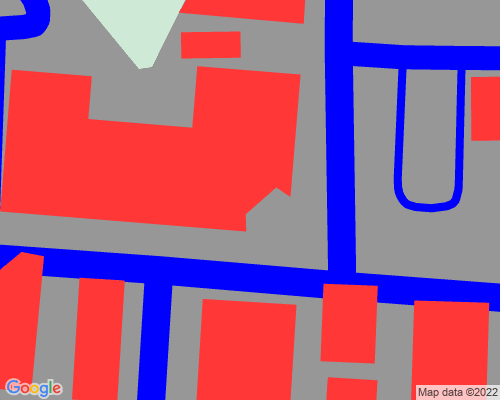
#> input picture sample3.png, 500 x 400 px, found by its file name
$ jupyter execute --allow-errors CameraPlacementRT_V1.ipynb
#> lines starting #> are read from the running program, lines starting #| are printed output that depends on the picture; after the words box and inside, x2 and y2 are one past the last pixel; in counts of white or black regions, pixels touching at a corner belong together
[cell 1]
# importing the module
import cv2
import math
from win32api import GetSystemMetrics
import time
import numpy as np
import os

[cell 2]
# Image path
imagePath = 'Images'
imageName = "sample3.PNG"
imagePath = os.path.join(imagePath,imageName)
resizedImageName = imageName + "_resized"
#road detection works better with images where the scale is smaller per unit pixel
#(screen distance = lesser real world distance)
#It also works better with a different style of image
img = cv2.imread(imagePath)
#> img is the input picture: shape (400, 500, 3); mean B, G, R 133.2, 94.1, 167.6

[cell 3]
class Point:
    def __init__(self, x, y):
        self.x = x
        self.y = y

[cell 4]
# @njit
# [11 lines left out: function selectFarthestPoint, not called in this run]

[cell 5]
# @njit
# [4 lines left out: function rangeCheck, not called in this run]

[cell 6]
# @njit
# [24 lines left out: function cornerCheck, not called in this run]

[cell 7]
# @njit
# [14 lines left out: function getResizedForDisplayImg, not called in this run]

[cell 8]
# @njit
def getMountingPoints(img):

    imageCopy = img.copy()

    # Upper and lower color limit customized for snazzy maps
    low_red = (55, 55, 255)

    # create masks
    red_mask = cv2.inRange(imageCopy, low_red, low_red)

    # combine masks
    kernel = np.ones((3,3), dtype=np.uint8)
    combined_mask = cv2.morphologyEx(red_mask, cv2.MORPH_DILATE,kernel)

    # convert to grayscale
    # operatedImage = cv2.cvtColor(combined_mask, cv2.COLOR_BGR2GRAY)

    # operatedImage = cv2.fastNlMeansDenoisingColored(operatedImage,None,10,10,7,21) #uncomment if you feel image is noisy (not needed)
    # setting to 32-bit floating point
    operatedImage = np.float32(combined_mask)

    # apply the cv2.cornerHarris method
    # to detect the corners with appropriate values as input parameters
    dest = cv2.cornerHarris(operatedImage, 2, 3, 0.04)

    # Results are marked through the dilated corners
    dest = cv2.dilate(dest, None)

    # draw on the output image
    imageCopy[dest > 0.01 * dest.max()]=[255, 255, 255]

    return imageCopy

#> (a cell that did not finish here is left out)

[cell 10]
# @njit
def getRoadsnParkings(img):

    tempImg = img.copy()
    # define color ranges
    # blue_lower = (250,0,0)
    blue = np.array([255, 0, 0], dtype="uint8")

    # create masks
    blue_mask = cv2.inRange(img, blue, blue)

    # combine masks
    # kernel = np.ones((3,3), dtype=np.uint8)
    #combined_mask = cv2.morphologyEx(blue_mask, cv2.MORPH_DILATE,kernel)


    # findcontours
    # cnts=cv2.findContours(blue_mask, cv2.RETR_EXTERNAL, cv2.CHAIN_APPROX_SIMPLE)
    # cnts = cnts[0] if len(cnts) == 2 else cnts[1]
    # mask = np.ones(img.shape[:2], dtype="uint8") * 255
    # for c in cnts:
    #     # area = cv2.contourArea(c)
    #     # for eps in np.linspace(0.001, 0.005, 5):
    #     #     # approximate the contour
    #     #     peri = cv2.arcLength(c, True)
    #     #     approx = cv2.approxPolyDP(c, eps * peri, True)
    #     cv2.drawContours(tempImg, [c], -1, 0, -1)

    # mask = cv2.bitwise_not(mask)

    #image = cv2.bitwise_and(img, img, mask=mask)
    return blue_mask

[cell 11]
# @njit
# [31 lines left out: function pointGen, not called in this run]

[cell 12]
# @njit
# [21 lines left out: function detectCorner, not called in this run]

[cell 13]
# [23 lines left out: function click_Scale_points, not called in this run]

[cell 14]
# @njit
def getBorderContour(img):
#function runs only once
#using new bgr values for the new image in low red.

    img_c = img.copy()
    # Upper and lower color limit customized for snazzy maps
    red = (55, 55, 255)

    # create masks
    red_mask = cv2.inRange(img, red, red)

    # combine masks
    kernel = np.ones((3,3), dtype=np.uint8)
    combined_mask = cv2.morphologyEx(red_mask, cv2.MORPH_DILATE,kernel)

    blank = np.zeros(img.shape, dtype='uint8')

    masked = cv2.bitwise_and(img,img,mask=combined_mask)

    # findcontours
    cnts=cv2.findContours(combined_mask, cv2.RETR_EXTERNAL, cv2.CHAIN_APPROX_SIMPLE)
    cnts = cnts[0] if len(cnts) == 2 else cnts[1]
    for c in cnts:
        # cv2.drawContours(img, [c], -1, (255,0,255), thickness=1)
        area = cv2.contourArea(c)
        if(area>200):
            for eps in np.linspace(0.001, 0.01, 10):
                # approximate the contour
                peri = cv2.arcLength(c, True)
                approx = cv2.approxPolyDP(c, eps * peri, True)

            # draw the approximated contour on the image
            cv2.drawContours(blank, [approx], -1, (255,255,255), thickness=1)
            # cv2.drawContours(blank, [c], -1, 255, thickness=1)


    # cv2.imshow("image",img)
    # cv2.waitKey(0)

    return blank, combined_mask

[cell 15]
# @njit
# [29 lines left out: function drawLine, not called in this run]

[cell 16]
# @njit
# [99 lines left out: function getRoadCoverageMask, not called in this run]

[cell 17]
# @njit
# [20 lines left out: function genQuadImages, not called in this run]

[cell 18]
# @njit
# [66 lines left out: function main, not called in this run]

[cell 19]
scalePoints = [(302, 373), (464, 373)] # points obtained from sample_scale.PNG map which is a google maps with the same dimensions
mountingPoints = []

theta = (66.75*math.pi)/180    #diagonal angle FOV of camera (GIVEN!!)
phi = 2*math.atan(0.8*math.tan(theta/2))  #angle of view larger side of camera resolution (4 in 4:3)
omega = 2*math.atan(0.6*math.tan(theta/2))     #angle of view larger side of camera resolution (3 in 4:3)
alpha = (75*math.pi)/180   #set later on in the code based on the height of the camera [angle of camera from negative z axis]

maxArea = 0

fp1 = 0
fp2 = 0
fp3 = 0
maxCameraRoadCoverage = 0

[cell 20]
# Scale for pix to meter conversion
# scaleConst = int(input('Scale: '))
scaleConst = 20 # for the below pixel distance, this represent

# Get mounting points from building borders
# mountingPoints = get_MP_FromBuildings_ButAlsoText(img)

# Pixel distance of scale in image
# actual distance(m) = (scale constant)*(obtained magnitude)/scale
scale = abs(math.sqrt(pow(scalePoints[0][0] - scalePoints[1][0],2) + pow(scalePoints[0][1] - scalePoints[1][1],2)))

# heights = [x*0.1 for x in range(30,60)] #average height of light poles is 9 to 14 feet ~ 4.2m max
heights = [h*0.1 for h in range(30, 60)]    #3m to 6m
# Converting height in meter array to height in pixel array
heightPix = [h*scale/scaleConst for h in heights]

[cell 21]
# reading the resized the image
# img = cv2.imread(imagePath)

# obtaining the mask of the roads and parkings in the map image
road = getRoadsnParkings(img)   #image is grayscale
#> in getRoadsnParkings, `blue_mask = cv2.inRange(img, blue, blue)`:
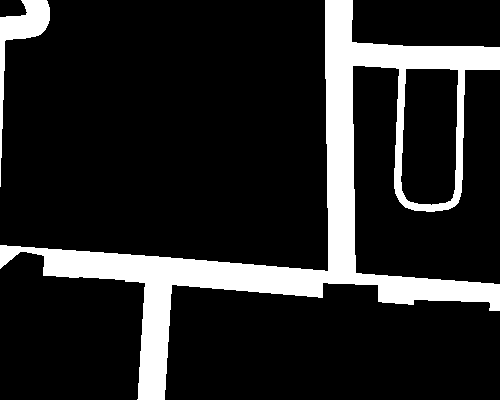
#> blue_mask: shape (400, 500); 14.9% white; 2 white regions, box (x1, y1, x2, y2) and area: (0, 0, 500, 400) 28020, (0, 0, 50, 187) 1878

[cell 22]
cv2.imshow('win', road)
cv2.waitKey(0)
cv2.destroyAllWindows()

[cell 23]
img = cv2.imread(imagePath)

mountingCluster = getMountingPoints(img)
#> in getMountingPoints, `red_mask = cv2.inRange(imageCopy, low_red, low_red)`:
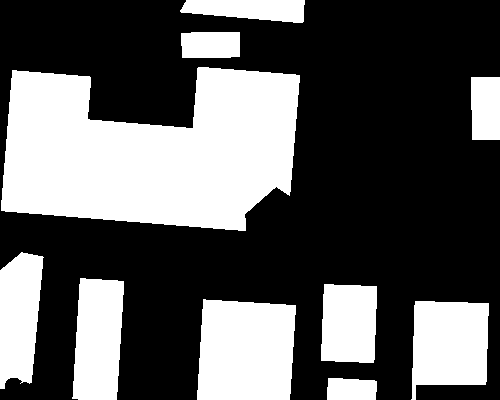
#> red_mask: shape (400, 500); 36.3% white; 10 white regions, largest, box (x1, y1, x2, y2) and area: (1, 67, 300, 231) 36569, (197, 299, 296, 400) 9124, (411, 301, 489, 400) 6240
#> in getMountingPoints, `combined_mask = cv2.morphologyEx(red_mask, cv2.MORPH_DILATE,kernel)`:
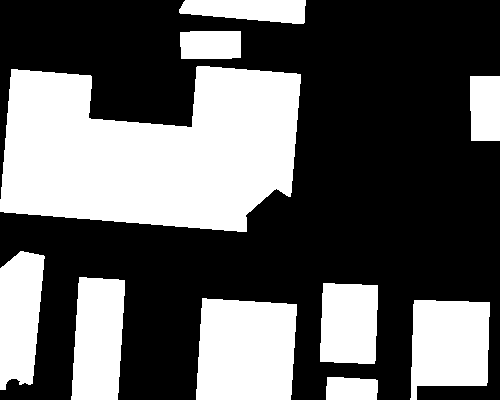
#> combined_mask: shape (400, 500); 37.9% white; 10 white regions, largest, box (x1, y1, x2, y2) and area: (0, 66, 301, 232) 37640, (196, 298, 297, 400) 9433, (410, 300, 490, 400) 6591
#> in getMountingPoints, `operatedImage = np.float32(combined_mask)`: operatedImage: shape (400, 500) float32; 37.9% white; 10 white regions
#> in getMountingPoints, `dest = cv2.cornerHarris(operatedImage, 2, 3, 0.04)`:
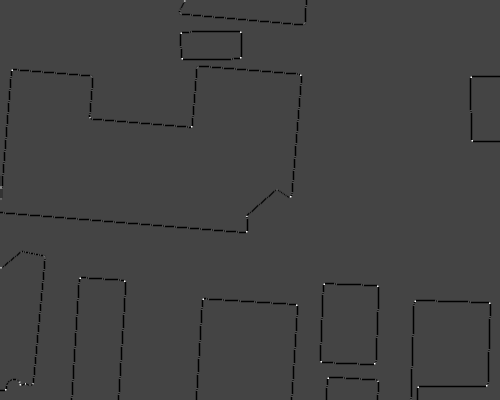
#> dest: shape (400, 500) float32; min -169130016, max 458335776, mean -2844412.8; drawn with min black and max white
#> in getMountingPoints, `dest = cv2.dilate(dest, None)`:
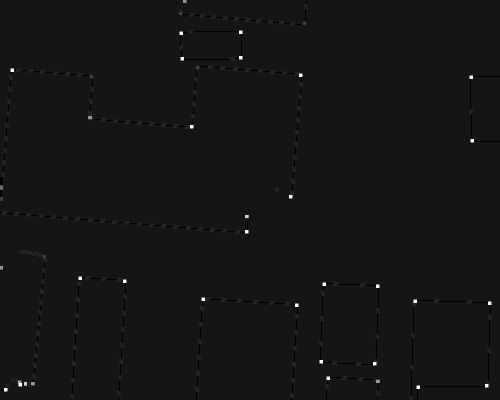
#> dest: shape (400, 500) float32; min -42282504, max 458335776, mean 879157.4; drawn with min black and max white
#> in getMountingPoints, `imageCopy[dest > 0.01 * dest.max()]=[255, 255, 255]`:
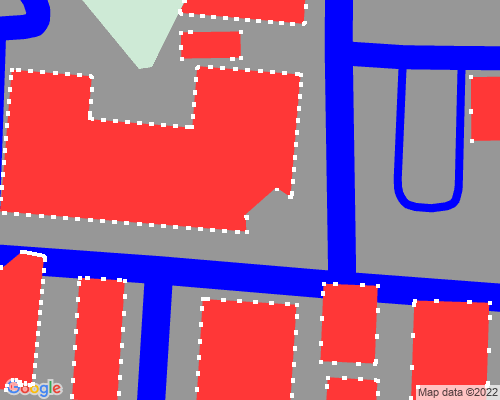
#> imageCopy: shape (400, 500, 3); 1.96% of pixels changed, all inside (x1, y1, x2, y2) = (0, 0, 492, 400)
#> (the rest of this cell did not finish here and is left out)

[cell 24]
# getting building borders by using a mask function
bldg_brdr, bldg_mask = getBorderContour(img)
#> in getBorderContour, `masked = cv2.bitwise_and(img,img,mask=combined_mask)`:
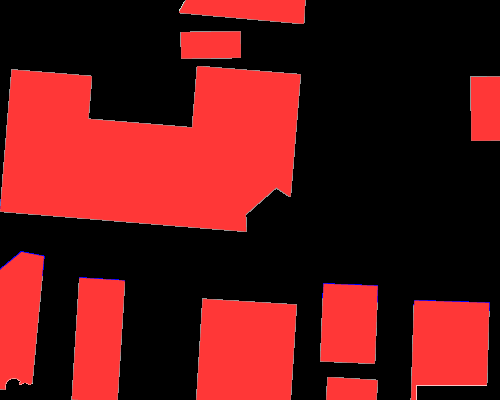
#> masked: shape (400, 500, 3); mean B, G, R 22, 21.7, 95.4
#> in getBorderContour, `cnts=cv2.findContours(combined_mask, cv2.RETR_EXTERNAL, cv2.CHAIN_APPR..`: cnts = 10 contours; largest, box (x1, y1, x2, y2) and area: (0, 66, 301, 232) 37160, (196, 298, 297, 400) 9240, (410, 300, 490, 400) 6417, (71, 277, 125, 400) 5525, (0, 251, 45, 390) 4771
#> the loop in getBorderContour, `for c in cnts:` made 10 passes
#> area on passes 1 to 10: 1054.5, 6417, 9240, 4264, 5525, 4771, 1826.5, 37159.5, 1590.5, 2232.5
#> after the loop in getBorderContour, `for c in cnts:`:
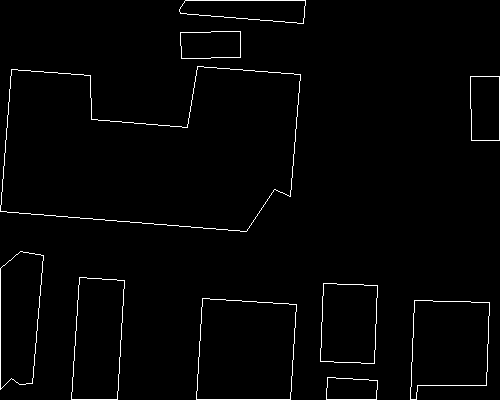
#> blank: shape (400, 500, 3); 1.7% white in thin lines or dots
